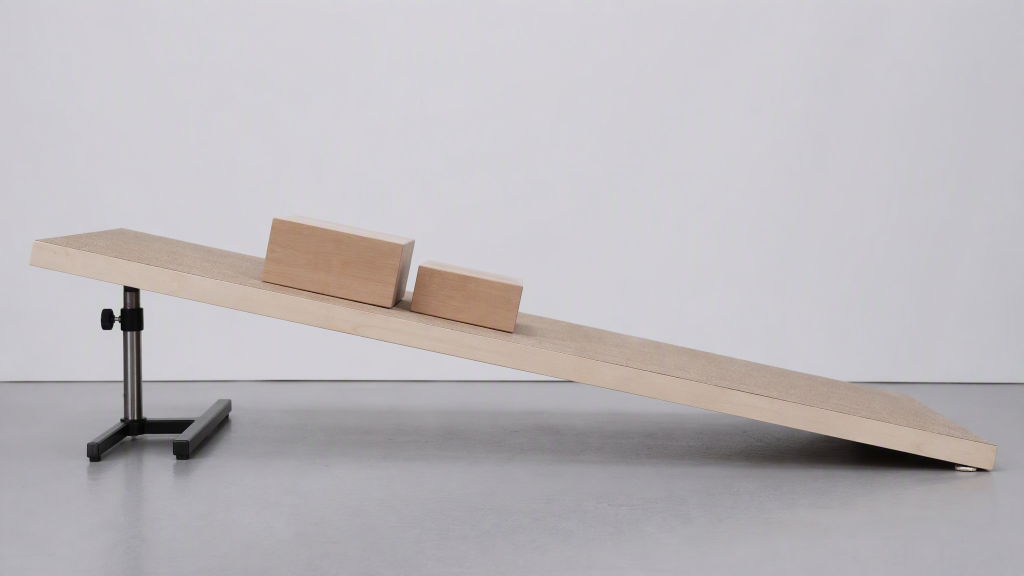
#> input picture easy/P42/first_frame.png, 2048 x 1152 px (shown at 1/2 size)
$ python -i measure_backend.py   (imports and definitions only)
#> lines starting #> are read from the running program, lines starting #| are printed output that depends on the picture; after the words box and inside, x2 and y2 are one past the last pixel; in counts of white or black regions, pixels touching at a corner belong together
#!/usr/bin/env python3
"""Self-contained P42 static-friction evaluator."""
from __future__ import annotations

import argparse
import csv
import json
import math
import os
import re
import sys
from pathlib import Path
from typing import Any

import cv2
import numpy as np

TASK_ID = "P42"
TASK_ROOT = Path(__file__).resolve().parents[1]
# [1 line not run here, left out]


# [15 lines left out: functions finite, residual_physics_score, not called in this run]


def recognized_score(physics_score: float) -> float:
    return 0.15 + 0.85 * float(np.clip(physics_score, 0.0, 1.0))


# [57 lines left out: functions relative_path, metadata, infer_model, result_payload, read_video, not called in this run]


def hough_lines(frame: np.ndarray, min_length: int) -> list[tuple[np.ndarray, np.ndarray, float]]:
    gray = cv2.cvtColor(frame, cv2.COLOR_RGB2GRAY); edges = cv2.Canny(gray, 50, 150)
    raw = cv2.HoughLinesP(edges, 1, np.pi / 180, threshold=40, minLineLength=min_length, maxLineGap=8)
    if raw is None: return []
    out = []
    for x1, y1, x2, y2 in raw[:, 0]:
        a, b = np.array([float(x1), float(y1)]), np.array([float(x2), float(y2)])
        out.append((a, b, float(np.linalg.norm(b - a))))
    return sorted(out, key=lambda item: item[2], reverse=True)


# [113 lines left out: functions load_rois, roi_pixels, board_candidates, fit_board, block_observations, not called in this run]


def board_line(frame: np.ndarray) -> tuple[float, float, float] | None:
    """Return the upper board edge as slope, intercept, and angle in degrees."""
    height, width = frame.shape[:2]
    candidates = []
    for a, b, length in hough_lines(frame, max(40, width // 5)):
        dx, dy = b - a
        if abs(dx) < 1:
            continue
        slope = float(dy / dx)
        if not 0.04 <= abs(slope) <= 0.75:
            continue
        intercept = float(a[1] - slope * a[0])
        center_y = slope * width * 0.5 + intercept
        if 0.2 * height <= center_y <= 0.85 * height:
            candidates.append((slope, intercept, length, center_y))
    if not candidates:
        return None
    longest = max(item[2] for item in candidates)
    parallel = [item for item in candidates if item[2] >= 0.45 * longest]
    # The upper of the long parallel edges is the contact surface.
    slope, intercept, _, _ = min(parallel, key=lambda item: item[3])
    angle = float(np.degrees(np.arctan(abs(slope))))
    return slope, intercept, angle


# [285 lines left out: functions block_candidates, fill_track, displacement_onset, extract, diagnostic_measurements, debug_artifacts and 2 more, not called in this run]


# [1 line not run here, left out]

>>> import cv2
>>> picture = cv2.imread('../first_frame.png')
#> picture is the input picture: shape (1152, 2048, 3); mean B, G, R 187.6, 184.7, 188.5
>>> result = board_line(picture)
#> in hough_lines, `gray = cv2.cvtColor(frame, cv2.COLOR_RGB2GRAY)`:
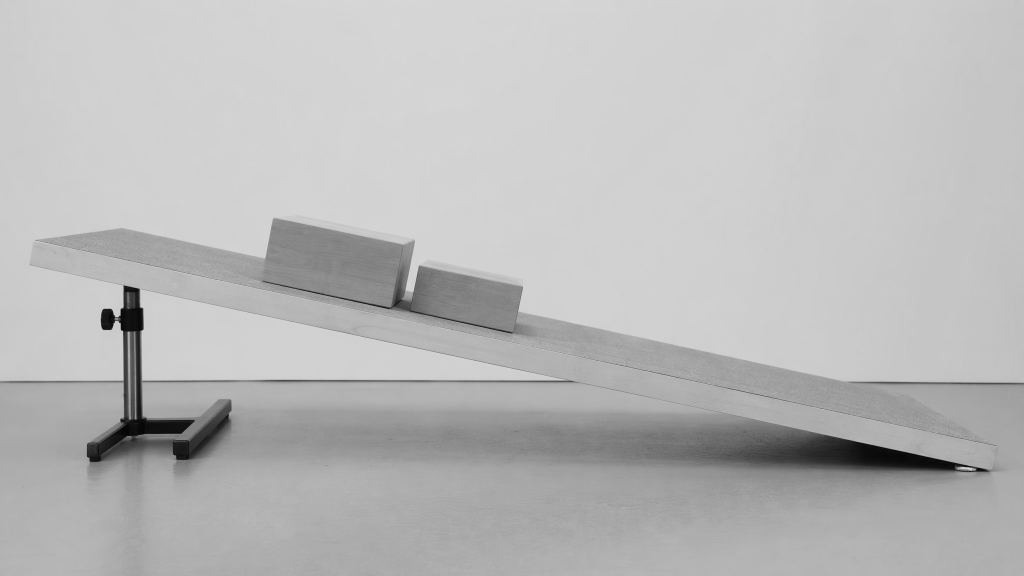
#> gray: shape (1152, 2048) (shown at 1/2 size); min 2, max 225, mean 186
#> in hough_lines, `edges = cv2.Canny(gray, 50, 150)`:
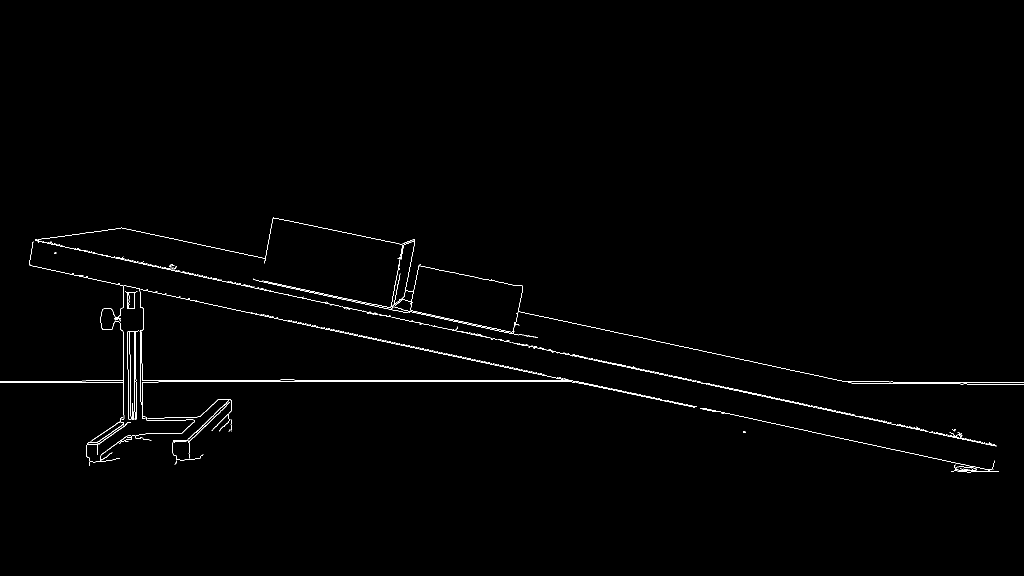
#> edges: shape (1152, 2048) (shown at 1/2 size); 0.69% white in thin lines or dots, all inside (x1, y1, x2, y2) = (0, 434, 2048, 945)
#> the loop in board_line, `for a, b, length in hough_lines(frame, max(40, width // 5)):` made 6 passes
#> (a, b, length, dx, dy, slope, intercept, center_y) on passes 1 to 6: ([263, 523], [1722, 834], 1491.8, 1459, 311, 0.213, 466.9, 685.2), ([279, 579], [1138, 761], 878.1, 859, 182, 0.212, 519.9, 736.8), ([1127, 705], [1708, 829], 594.1, 581, 124, 0.213, 464.5, 683), ([65, 532], [640, 655], 588, 575, 123, 0.214, 518.1, 737.1), ([1036, 623], [1557, 734], 532.7, 521, 111, 0.213, 402.3, 620.4), ([576, 640], [1086, 748], 521.3, 510, 108, 0.212, 518, 734.9)
#> after the loop in board_line, `for a, b, length in hough_lines(frame, max(40, width // 5)):`: candidates = [(0.213, 466.9, 1491.8, 685.2), (0.212, 519.9, 878.1, 736.8), (0.213, 464.5, 594.1, 683), (0.214, 518.1, 588, 737.1), (0.213, 402.3, 532.7, 620.4), (0.212, 518, 521.3, 734.9)]
#> in board_line, `longest = max(item[2] for item in candidates)`: longest = 1491.8
#> in board_line, `parallel = [item for item in candidates if item[2] >= 0.45 * longest]`: parallel = [(0.213, 466.9, 1491.8, 685.2), (0.212, 519.9, 878.1, 736.8)]
#> in board_line, `slope, intercept, _, _ = min(parallel, key=lambda item: item[3])`: slope = 0.213; intercept = 466.9
#> in board_line, `angle = float(np.degrees(np.arctan(abs(slope))))`: angle = 12.03
#> result = (0.213, 466.9, 12.03)
